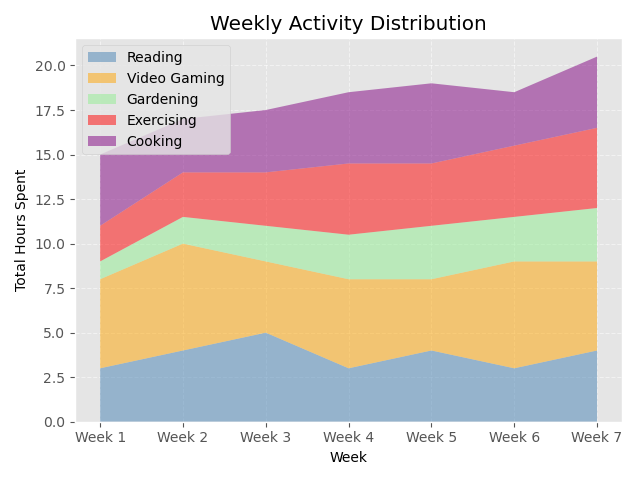

This figure's Python source:

import matplotlib.pyplot as plt

# Sample data
data = [
    {'Week': 'Week 1', 'Reading (hours)': 3, 'Video Gaming (hours)': 5, 'Gardening (hours)': 1.0, 'Exercising (hours)': 2.0, 'Cooking (hours)': 4.0},
    {'Week': 'Week 2', 'Reading (hours)': 4, 'Video Gaming (hours)': 6, 'Gardening (hours)': 1.5, 'Exercising (hours)': 2.5, 'Cooking (hours)': 3.0},
    {'Week': 'Week 3', 'Reading (hours)': 5, 'Video Gaming (hours)': 4, 'Gardening (hours)': 2.0, 'Exercising (hours)': 3.0, 'Cooking (hours)': 3.5},
    {'Week': 'Week 4', 'Reading (hours)': 3, 'Video Gaming (hours)': 5, 'Gardening (hours)': 2.5, 'Exercising (hours)': 4.0, 'Cooking (hours)': 4.0},
    {'Week': 'Week 5', 'Reading (hours)': 4, 'Video Gaming (hours)': 4, 'Gardening (hours)': 3.0, 'Exercising (hours)': 3.5, 'Cooking (hours)': 4.5},
    {'Week': 'Week 6', 'Reading (hours)': 3, 'Video Gaming (hours)': 6, 'Gardening (hours)': 2.5, 'Exercising (hours)': 4.0, 'Cooking (hours)': 3.0},
    {'Week': 'Week 7', 'Reading (hours)': 4, 'Video Gaming (hours)': 5, 'Gardening (hours)': 3.0, 'Exercising (hours)': 4.5, 'Cooking (hours)': 4.0}
]

# Extracting weeks and activity hours from the dataset
weeks = [d['Week'] for d in data]
reading_hours = [d['Reading (hours)'] for d in data]
video_gaming_hours = [d['Video Gaming (hours)'] for d in data]
gardening_hours = [d['Gardening (hours)'] for d in data]
exercising_hours = [d['Exercising (hours)'] for d in data]
cooking_hours = [d['Cooking (hours)'] for d in data]

# Stacked area chart
plt.stackplot(weeks, reading_hours, video_gaming_hours, gardening_hours, exercising_hours, cooking_hours,
              labels=['Reading', 'Video Gaming', 'Gardening', 'Exercising', 'Cooking'],
              colors=['steelblue', 'orange', 'lightgreen', 'red', 'purple'],
              alpha=0.5)

# Adding labels and title
plt.xlabel('Week')
plt.ylabel('Total Hours Spent')
plt.title('Weekly Activity Distribution')

# Adding a legend
plt.legend(loc='upper left')

# Optional: add grid
plt.grid(True, linestyle='--', alpha=0.5)

# Show the plot
plt.tight_layout()  # Adjust the padding between and around subplots
plt.show()
